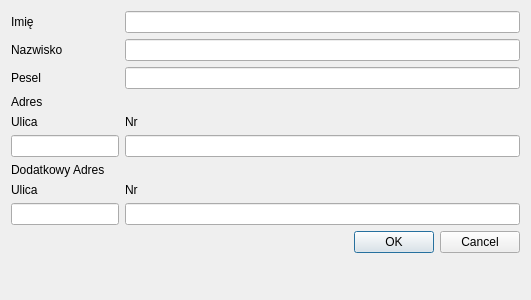
<?xml version="1.0" encoding="UTF-8"?>
<ui version="4.0">
 <class>newForm</class>
 <widget class="QDialog" name="newForm">
  <property name="geometry">
   <rect>
    <x>0</x>
    <y>0</y>
    <width>531</width>
    <height>300</height>
   </rect>
  </property>
  <property name="maximumSize">
   <size>
    <width>16777215</width>
    <height>300</height>
   </size>
  </property>
  <property name="windowTitle">
   <string>newForm</string>
  </property>
  <layout class="QFormLayout" name="formLayout">
   <item row="0" column="0">
    <widget class="QLabel" name="label">
     <property name="text">
      <string>Imię</string>
     </property>
    </widget>
   </item>
   <item row="0" column="1">
    <widget class="QLineEdit" name="firstName"/>
   </item>
   <item row="1" column="0">
    <widget class="QLabel" name="label_2">
     <property name="text">
      <string>Nazwisko</string>
     </property>
    </widget>
   </item>
   <item row="1" column="1">
    <widget class="QLineEdit" name="lastName"/>
   </item>
   <item row="3" column="0">
    <widget class="QLabel" name="label_3">
     <property name="text">
      <string>Pesel</string>
     </property>
    </widget>
   </item>
   <item row="3" column="1">
    <widget class="QLineEdit" name="personalID"/>
   </item>
   <item row="4" column="0">
    <widget class="QLabel" name="label_4">
     <property name="text">
      <string>Adres</string>
     </property>
    </widget>
   </item>
   <item row="5" column="0">
    <widget class="QLabel" name="label_6">
     <property name="text">
      <string>Ulica</string>
     </property>
    </widget>
   </item>
   <item row="7" column="0">
    <widget class="QLabel" name="label_5">
     <property name="text">
      <string>Dodatkowy Adres</string>
     </property>
    </widget>
   </item>
   <item row="6" column="0">
    <widget class="QLineEdit" name="addresStreet"/>
   </item>
   <item row="5" column="1">
    <widget class="QLabel" name="label_7">
     <property name="text">
      <string>Nr</string>
     </property>
    </widget>
   </item>
   <item row="6" column="1">
    <widget class="QLineEdit" name="addresNr"/>
   </item>
   <item row="8" column="0">
    <widget class="QLabel" name="label_8">
     <property name="text">
      <string>Ulica</string>
     </property>
    </widget>
   </item>
   <item row="8" column="1">
    <widget class="QLabel" name="label_9">
     <property name="text">
      <string>Nr</string>
     </property>
    </widget>
   </item>
   <item row="10" column="1">
    <widget class="QLineEdit" name="registeredAddressNr"/>
   </item>
   <item row="12" column="1">
    <widget class="QDialogButtonBox" name="buttonBox">
     <property name="orientation">
      <enum>Qt::Horizontal</enum>
     </property>
     <property name="standardButtons">
      <set>QDialogButtonBox::Cancel|QDialogButtonBox::Ok</set>
     </property>
    </widget>
   </item>
   <item row="10" column="0">
    <widget class="QLineEdit" name="registeredAddressStreet"/>
   </item>
  </layout>
 </widget>
 <resources/>
 <connections>
  <connection>
   <sender>buttonBox</sender>
   <signal>accepted()</signal>
   <receiver>newForm</receiver>
   <slot>accept()</slot>
   <hints>
    <hint type="sourcelabel">
     <x>248</x>
     <y>254</y>
    </hint>
    <hint type="destinationlabel">
     <x>157</x>
     <y>274</y>
    </hint>
   </hints>
  </connection>
  <connection>
   <sender>buttonBox</sender>
   <signal>rejected()</signal>
   <receiver>newForm</receiver>
   <slot>reject()</slot>
   <hints>
    <hint type="sourcelabel">
     <x>316</x>
     <y>260</y>
    </hint>
    <hint type="destinationlabel">
     <x>286</x>
     <y>274</y>
    </hint>
   </hints>
  </connection>
 </connections>
</ui>
